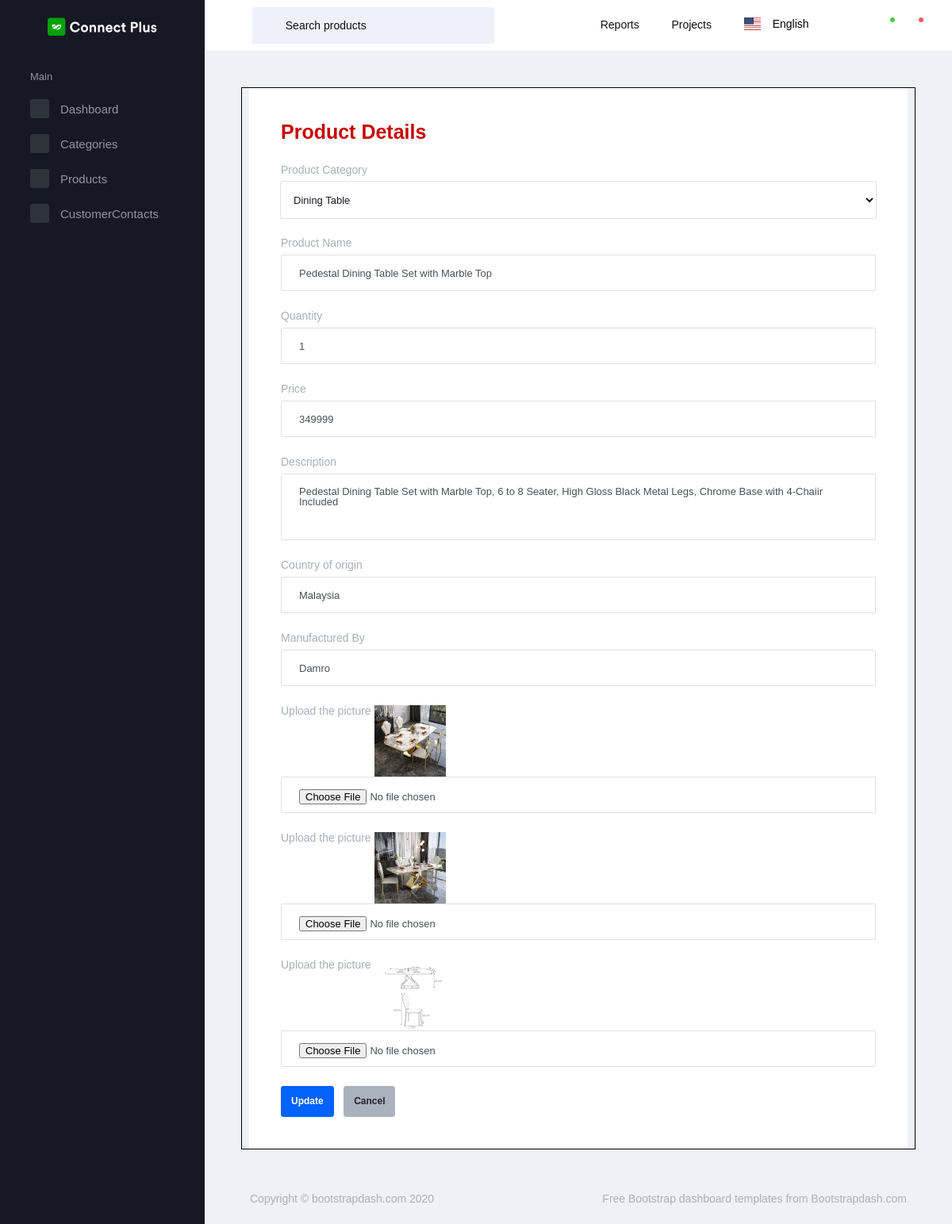
Screenshot of /furnitures/editproductfn/21/ with the database file from the repository.
### FurnitureApp/models.py (models this page shows)
class Productclass(models.Model):
    productcategory=models.CharField(max_length=100,null=True,blank=True)
    productname=models.CharField(max_length=100,null=True,blank=True)
    quantity=models.IntegerField(null=True,blank=True)
    price=models.IntegerField(null=True,blank=True)
    description=models.TextField(max_length=100,null=True,blank=True)
    countryoforigin=models.CharField(max_length=100,null=True,blank=True)
    manufacturedby=models.CharField(max_length=100,blank=True,null=True)
    productimage1=models.ImageField(upload_to="productpictures",null=True,blank=True)
    productimage2=models.ImageField(upload_to="productpictures",null=True,blank=True)
    productimage3=models.ImageField(upload_to="productpictures",null=True,blank=True)

### FurnitureApp/views.py (the view)
# urls.py: path('editproductfn/<int:editprod_id>/',views.editproductfn,name="editproductfn"),
def editproductfn(request,editprod_id):
    dat=Categoryclass.objects.all()
    edits=Productclass.objects.get(id=editprod_id)
    return render(request,"editproduct.html",{'edits':edits,'dat':dat})

### FurnitureApp/templates/editproduct.html (shortened to what this page needs)
<!DOCTYPE html>
{% extends "index.html" %}
{% block content %}
<html lang="en">
<head>
</head>
<body>
    <div class="col-12 grid-margin stretch-card" style="border: solid 1px black;">
        <div class="card" >
          <div class="card-body">
            <h4 class="card-title" style="font-size: 25px; font-weight: 900; color: rgb(201, 0, 0);">Product Details</h4>
            <form class="forms-sample" method="post" action="{% url 'update' editprod_id=edits.id %}" enctype="multipart/form-data">
                <div class="form-group" >
                    <label for="exampleSelectGender">Product Category</label>
                    <select class="form-control" id="exampleSelectGender" name="productcategory">
                    <option>{{edits.productcategory}}</option>
                    </select>
                  </div>
              <div class="form-group">
                <label for="exampleInputName1">Product Name</label>
                <input type="text" class="form-control" id="exampleInputName1" placeholder="Product Name" name="productname" value="{{edits.productname}}">
              </div>
              <div class="form-group">
                <label for="exampleInputEmail3">Quantity</label>
                <input type="number" class="form-control"  placeholder="Quantity" name="quantity" value="{{edits.quantity}}" >
              </div>
              <div class="form-group">
                <label for="exampleInputEmail3">Price</label>
                <input type="number" class="form-control"  placeholder="Price" name="price" value="{{edits.price}}">
              </div>
              <div class="form-group">
                <label for="exampleTextarea1">Description</label>
                <textarea class="form-control" id="exampleTextarea1" rows="4" name="description">{{edits.description}}</textarea>
              </div>
              <div class="form-group">
                <label for="exampleInputCity1">Country of origin</label>
                <input type="text" class="form-control" id="exampleInputCity1" placeholder="Country of origin" name="country" value="{{edits.countryoforigin}}">
              </div>
              <div class="form-group">
                <label for="exampleInputCity1">Manufactured By</label>
                <input type="text" class="form-control" id="exampleInputCity1" placeholder="Manufactured By" name="manufactured" value="{{edits.manufacturedby}}">
              </div>
              <div class="form-group">
                <label for="formFileSm" class="form-label">Upload the picture</label>
                <img src="{{edits.productimage1.url}}" style="height: 90px; width: 90px;">
                <input class="form-control" id="formFileSm" name="image1" type="file">
            </div>
            <div class="form-group">
                <label for="formFileSm" class="form-label">Upload the picture</label>
                <img src="{{edits.productimage2.url}}" style="height: 90px; width: 90px;">
                <input  class="form-control" id="formFileSm" name="image2" type="file" >
            </div><div class="form-group">
                <label for="formFileSm" class="form-label">Upload the picture</label>
                <img src="{{edits.productimage3.url}}" style="height: 90px; width: 90px;">
                <input  class="form-control" id="formFileSm" name="image3" type="file" >
            </div>
              <button type="submit" class="btn btn-primary mr-2">Update</button>
              <button class="btn btn-light">Cancel</button>
            </form>
          </div>
        </div>
      </div>
</body>
</html>
{% endblock %}

### rows the page displays
Productclass: productcategory "Dining Table", productname "Pedestal Dining Table Set with Marble Top", quantity "1", price "349999", description "Pedestal Dining Table Set with Marble Top, 6 to 8 Seater, High Gloss Black Metal Legs, Chrome Base with 4-Chaiir Included", country "Malaysia", manufactured "Damro", productimage1 (picture), productimage2 (picture), productimage3 (picture)
